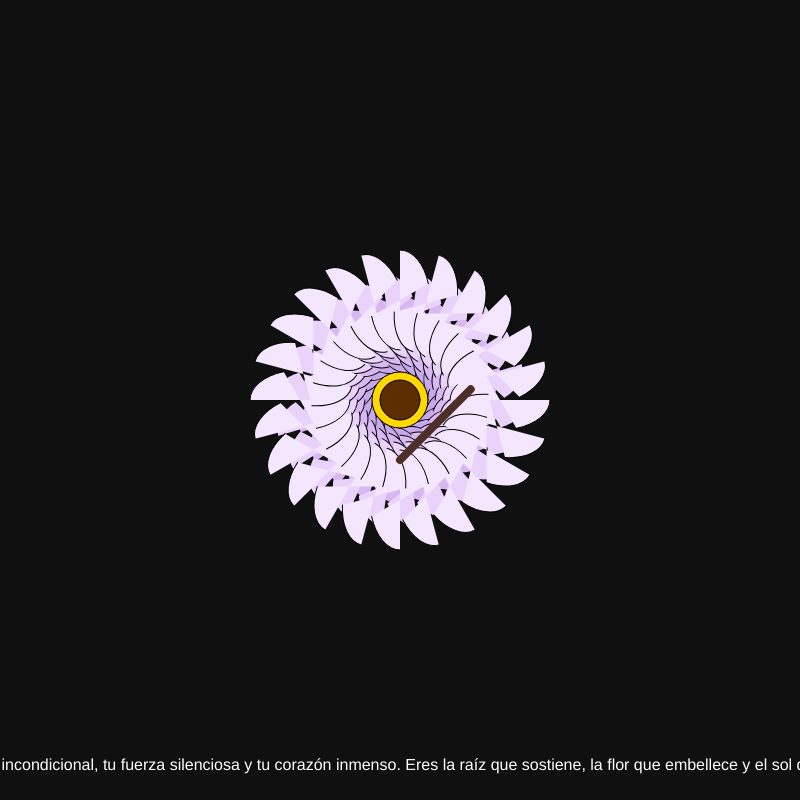
Frame 1 (no input)
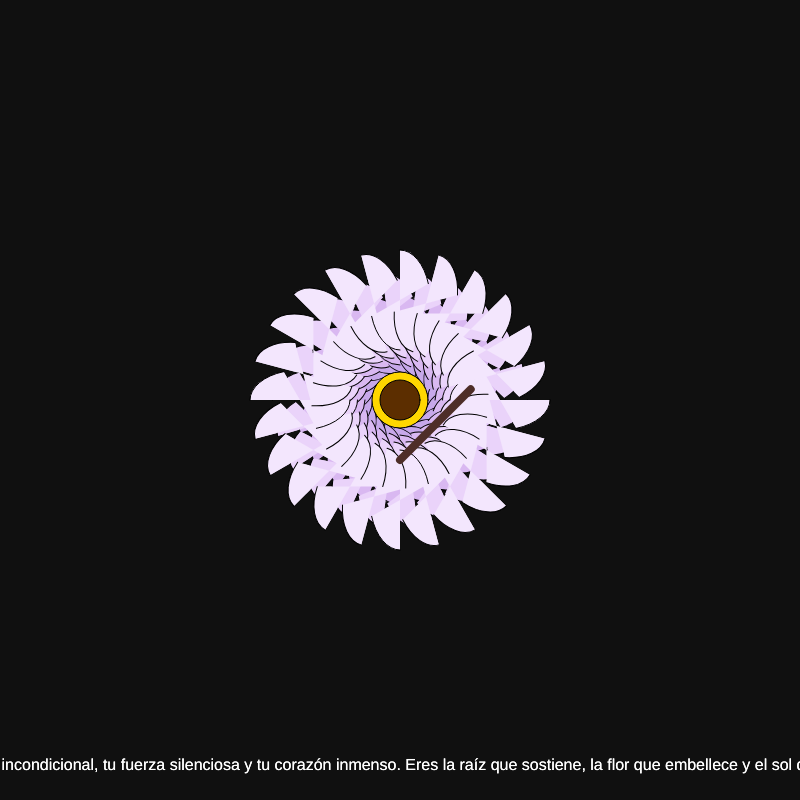
Frame 2 (the mouse pressed at the canvas centre, redrawn once)

The p5.js sketch that drew these frames (run headless with seeded random() and noise() and a simulated clock; the mouse was pressed at the canvas centre and the sketch redrawn once):

// p5.js sketch
// ── sketch.js
let colores = ["#BAA0DE", "#C7A8EA", "#D9B8F1", "#EAD3FA", "#F3E6FD"];

function setup() {
  createCanvas(800, 800);
  background(16); // Fondo oscuro similar a "#101010"
  noLoop();
}

function draw() {
  // Dibuja la flor
  dibujar_petalos();
  centro_flor();
  rama();
  hoja(-34, -210, 220, 1.2);
  hoja(-10, -210, 300, 1.1);
  firma();
}

function petalo_alargado(largo, ancho) {
  beginShape();
  for (let i = 0; i < 2; i++) {
    arc(0, 0, largo, ancho, 0, PI / 3);
    rotate(TWO_PI / 2);
  }
  endShape(CLOSE);
}

function dibujar_petalos() {
  for (let capa = 0; capa < colores.length; capa++) {
    fill(colores[capa]);
    let num_petalos = 16 + capa * 2;
    let radio = 40 + capa * 15;
    for (let i = 0; i < num_petalos; i++) {
      push();
      translate(width / 2, height / 2);
      rotate((i * TWO_PI) / num_petalos);
      translate(radio, 0);
      petalo_alargado(radio, 60);
      pop();
    }
  }
}

function centro_flor() {
  // Círculo central
  fill("#FFD700");
  ellipse(width / 2, height / 2, 56);
  
  // Semilla interna
  fill("#5C2E00");
  ellipse(width / 2, height / 2, 40);
}

function rama() {
  push();
  translate(width / 2, height / 2 + 60);
  rotate(-PI / 4);
  stroke("#4E2E28");
  strokeWeight(8);
  line(0, 0, 100, 0);
  pop();
}

function hoja(x, y, direccion, tamaño = 1) {
  push();
  translate(x, y);
  rotate(radians(direccion));
  fill("#2F873E");
  beginShape();
  for (let i = 0; i < 2; i++) {
    arc(0, 0, 50 * tamaño, 50 * tamaño, 0, PI / 3);
    rotate(PI);
  }
  endShape(CLOSE);
  pop();
}

function firma() {
  fill("white");
  textAlign(CENTER);
  textSize(16);
  let mensaje = "Feliz Día Madre.    Gracias por tu amor incondicional, tu fuerza silenciosa y tu corazón inmenso. Eres la raíz que sostiene, la flor que embellece y el sol que guía. Que Dios te bendiga siempre.";
  text(mensaje, width / 2, height - 30);
}
